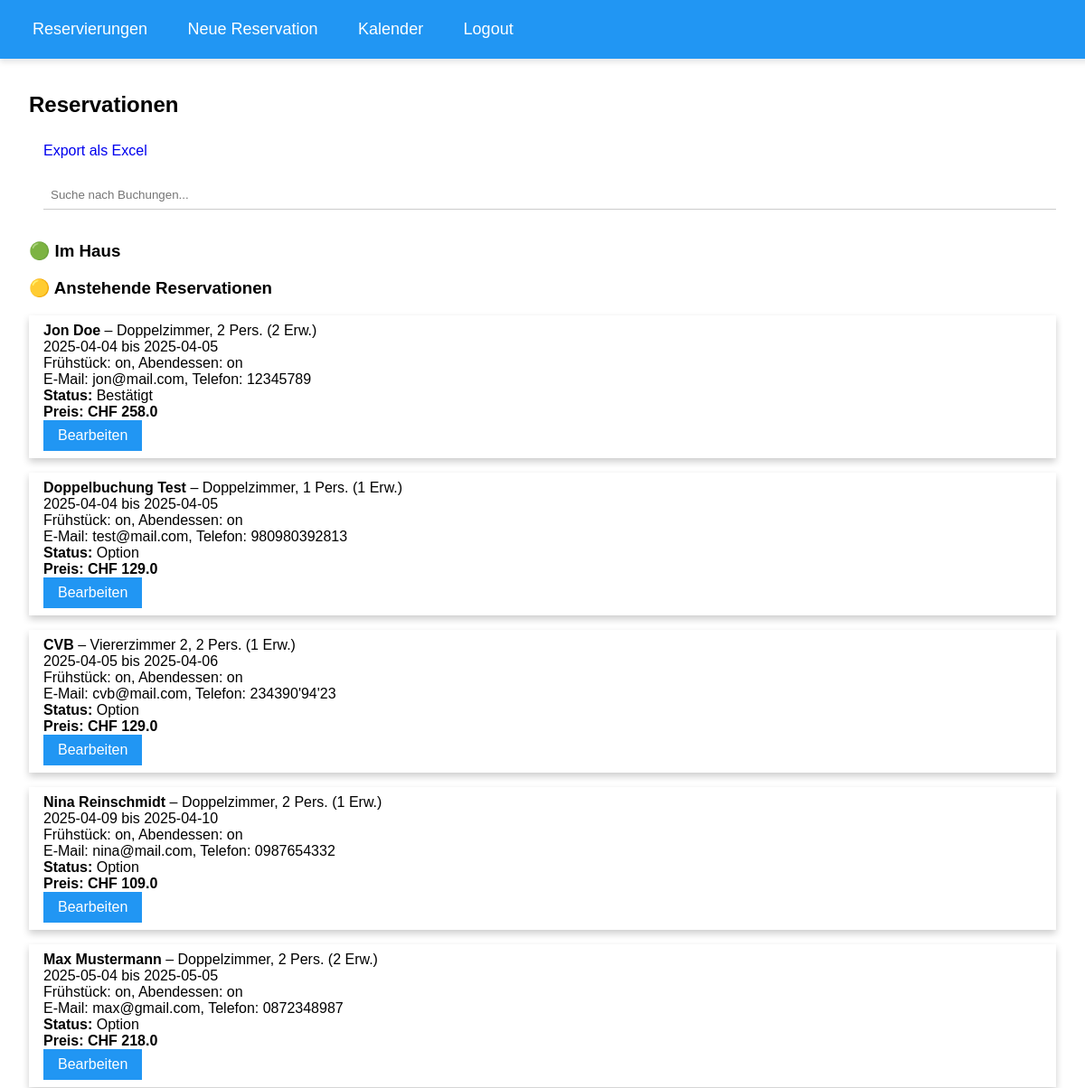
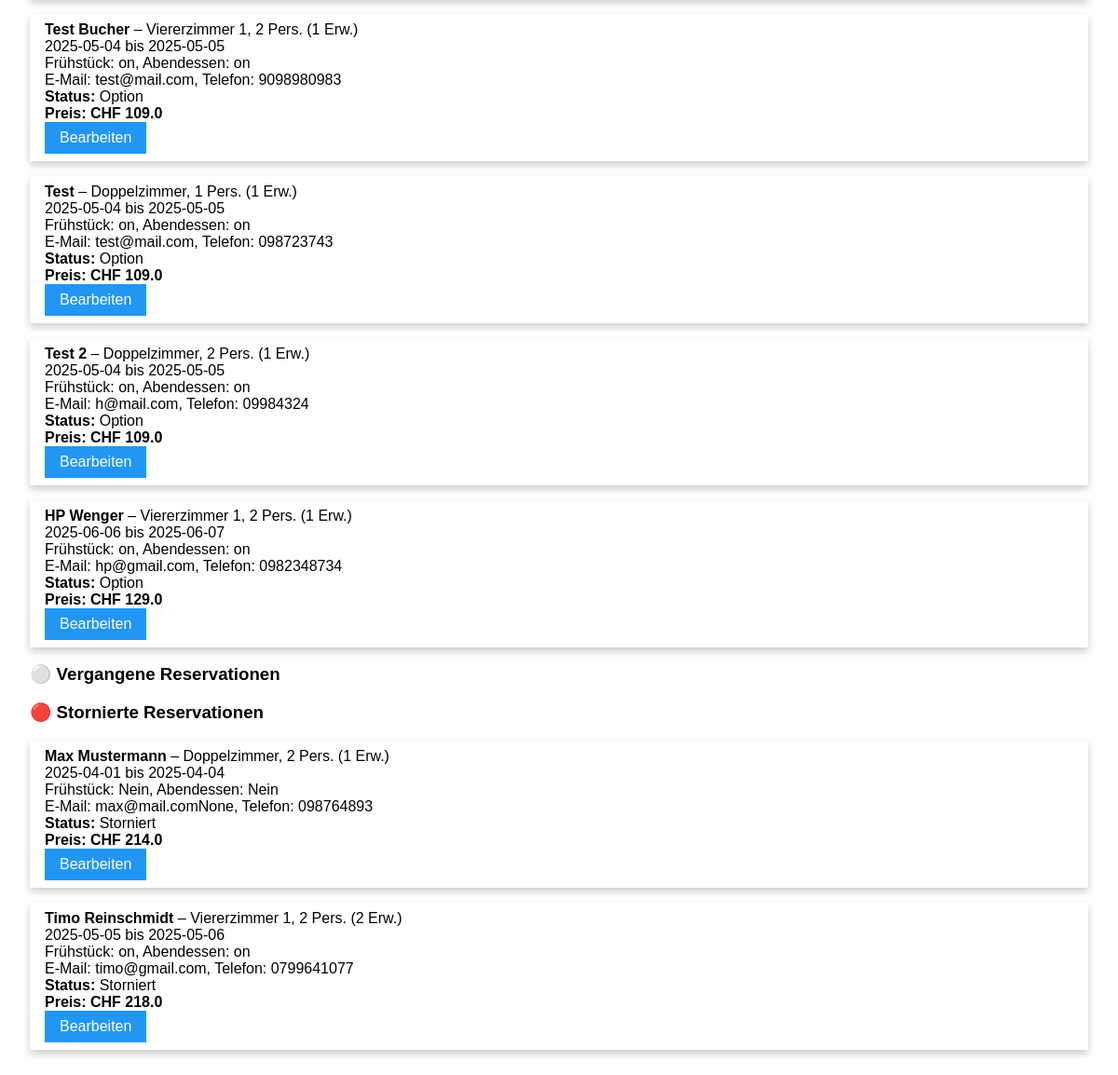
The page / (signed in) on the database its author committed (2 pictures, top to bottom).
### tables this page shows
CREATE TABLE bookings (
    id TEXT PRIMARY KEY,
    name TEXT,
    birthdate TEXT,
    room TEXT,
    guests INTEGER,
    arrival TEXT,
    departure TEXT,
    breakfast TEXT,
    dinner TEXT,
    email TEXT,
    phone TEXT,
    status TEXT DEFAULT 'Option'
);

### app.py (the view)
@app.route('/')
def index():
    if not session.get('user_id'):
        return redirect(url_for('login'))
    db = get_db()
    cur = db.execute('SELECT * FROM bookings ORDER BY arrival')
    bookings = cur.fetchall()
    today = date.today()
    lists = {
        'in_house': [],
        'upcoming': [],
        'past': [],
        'cancelled': []
    }
    for b in bookings:
        age_text, (erw, kind, baby) = get_age_distribution(b['id'], b['birthdate'])
        price = calculate_price(b['arrival'], b['departure'], erw, kind, baby, b['dinner'], b['breakfast'])
        enriched = dict(b, age_group=age_text, total_price=price)
        arrival = datetime.strptime(b['arrival'], "%Y-%m-%d").date()
        departure = datetime.strptime(b['departure'], "%Y-%m-%d").date()
        if b['status'] == 'Storniert':
            lists['cancelled'].append(enriched)
        elif arrival <= today < departure:
            lists['in_house'].append(enriched)
        elif arrival > today:
            lists['upcoming'].append(enriched)
        else:
            lists['past'].append(enriched)
    return render_template('index.html', lists=lists)

### app.py (called while the page is built)
def get_db():
    db = getattr(g, '_database', None)
    if db is None:
        db = g._database = sqlite3.connect(DATABASE)
        db.row_factory = sqlite3.Row
    return db

@app.teardown_appcontext
def close_connection(exception):
    db = getattr(g, '_database', None)
    if db is not None:
        db.close()

def get_age_distribution(booking_id, main_birthdate):
    today = date.today()
    ages = []
    if main_birthdate:
        ages.append(datetime.strptime(main_birthdate, "%Y-%m-%d").date())
    db = get_db()
    guests = db.execute('SELECT birthdate FROM guests WHERE booking_id = ?', (booking_id,)).fetchall()
    for g in guests:
        if g['birthdate']:
            ages.append(datetime.strptime(g['birthdate'], "%Y-%m-%d").date())
    erw, kind, baby = 0, 0, 0
    for b in ages:
        age = (today - b).days // 365
        if age >= 16:
            erw += 1
        elif age >= 6:
            kind += 1
        else:
            baby += 1
    result = []
    if erw: result.append(f"{erw} Erw.")
    if kind: result.append(f"{kind} Kind")
    if baby: result.append(f"{baby} Baby")
    return ', '.join(result), (erw, kind, baby)

def calculate_price(arrival, departure, erw, kind, baby, dinner, breakfast):
    total = 0
    d1 = datetime.strptime(arrival, "%Y-%m-%d")
    d2 = datetime.strptime(departure, "%Y-%m-%d")
    for i in range((d2 - d1).days):
        day = d1 + timedelta(days=i)
        weekday = day.weekday()  # 0 = Montag, 6 = Sonntag
        if weekday in [4, 5]:  # Freitag & Samstag
            total += erw * 90 + kind * 70
        else:  # Sonntag bis Donnerstag
            total += erw * 70 + kind * 50
    total += erw * 4 + kind * 1.5
    if dinner in ['on', 'Ja']:
        total += erw * 35 + (kind + baby) * 20
    return round(total, 2)

### templates/index.html (shortened to what this page needs)
{% extends "base.html" %}
{% block content %}
    <h2>Reservationen</h2>
    <a href="/export" class="w3-button w3-green w3-margin-bottom">Export als Excel</a>
    <div class="w3-container w3-margin-bottom">
        <input type="text" id="searchInput" class="w3-input w3-border" placeholder="Suche nach Buchungen...">
    </div>
    <h3 class="w3-text-teal">🟢 Im Haus</h3>
    <h3 class="w3-text-green">🟡 Anstehende Reservationen</h3>
    {% for booking in lists.upcoming %}
        {% include 'partials/booking_card.html' %}
    {% endfor %}
    <h3 class="w3-text-gray">⚪ Vergangene Reservationen</h3>
    <h3 class="w3-text-red">🔴 Stornierte Reservationen</h3>
    {% for booking in lists.cancelled %}
        {% include 'partials/booking_card.html' %}
    {% endfor %}
{% endblock %}

### templates/partials/booking_card.html
<div class="booking-card w3-card w3-padding w3-margin-bottom w3-white">
    <b>{{ booking.name }}</b> – {{ booking.room }}, {{ booking.guests }} Pers. ({{ booking.age_group }})<br>
    {{ booking.arrival }} bis {{ booking.departure }}<br>
    Frühstück: {{ booking.breakfast }}, Abendessen: {{ booking.dinner }}<br>
    E-Mail: {{ booking.email or '–' }}, Telefon: {{ booking.phone or '–' }}<br>
    <b>Status:</b> {{ booking.status or 'Option' }}<br>
    <b>Preis: CHF {{ booking.total_price }}</b><br>
    <a href="/edit/{{ booking.id }}" class="w3-button w3-blue w3-small w3-margin-top">Bearbeiten</a>
</div>

### static/w3.css (style rules this page uses)
body { font-family: Verdana, sans-serif; padding-top: 50px; margin: 0 }
.w3-container { padding: 0.01em 16px }
.w3-white { background-color: #fff !important }
.w3-blue { color: #fff !important; background-color: #2196F3 !important }
.w3-padding { padding: 8px 16px !important }
.w3-margin-bottom { margin-bottom: 16px !important }
.w3-input { padding: 8px; display: block; border: none; border-bottom: 1px solid #ccc; width: 100% }
.w3-button { border: none; display: inline-block; padding: 8px 16px; vertical-align: middle; overflow: hidden; text-decoration: none !important }
.w3-card-4, .w3-card { box-shadow: 0 4px 8px 0 rgba(0, 0, 0, 0.2) }

### rows shown on the page
bookings: name "Jon Doe", room "Doppelzimmer", guests "2", age_group "2 Erw.", arrival "2025-04-04", departure "2025-04-05", breakfast "on", dinner "on", email "jon@mail.com", phone "12345789", status "Bestätigt", total_price "258.0"
bookings: name "Doppelbuchung Test", room "Doppelzimmer", guests "1", age_group "1 Erw.", arrival "2025-04-04", departure "2025-04-05", breakfast "on", dinner "on", email "test@mail.com", phone "980980392813", status "Option", total_price "129.0"
bookings: name "CVB", room "Viererzimmer 2", guests "2", age_group "1 Erw.", arrival "2025-04-05", departure "2025-04-06", breakfast "on", dinner "on", email "cvb@mail.com", phone "234390'94'23", status "Option", total_price "129.0"
bookings: name "Nina Reinschmidt", room "Doppelzimmer", guests "2", age_group "1 Erw.", arrival "2025-04-09", departure "2025-04-10", breakfast "on", dinner "on", email "nina@mail.com", phone "0987654332", status "Option", total_price "109.0"
bookings: name "Max Mustermann", room "Doppelzimmer", guests "2", age_group "2 Erw.", arrival "2025-05-04", departure "2025-05-05", breakfast "on", dinner "on", email "max@gmail.com", phone "0872348987", status "Option", total_price "218.0"
bookings: name "Test Bucher", room "Viererzimmer 1", guests "2", age_group "1 Erw.", arrival "2025-05-04", departure "2025-05-05", breakfast "on", dinner "on", email "test@mail.com", phone "9098980983", status "Option", total_price "109.0"
bookings: name "Test", room "Doppelzimmer", guests "1", age_group "1 Erw.", arrival "2025-05-04", departure "2025-05-05", breakfast "on", dinner "on", email "test@mail.com", phone "098723743", status "Option", total_price "109.0"
bookings: name "Test 2", room "Doppelzimmer", guests "2", age_group "1 Erw.", arrival "2025-05-04", departure "2025-05-05", breakfast "on", dinner "on", email "h@mail.com", phone "09984324", status "Option", total_price "109.0"
bookings: name "HP Wenger", room "Viererzimmer 1", guests "2", age_group "1 Erw.", arrival "2025-06-06", departure "2025-06-07", breakfast "on", dinner "on", email "hp@gmail.com", phone "0982348734", status "Option", total_price "129.0"
bookings: name "Max Mustermann", room "Doppelzimmer", guests "2", age_group "1 Erw.", arrival "2025-04-01", departure "2025-04-04", breakfast "Nein", dinner "Nein", email "max@mail.comNone", phone "098764893", status "Storniert", total_price "214.0"
bookings: name "Timo Reinschmidt", room "Viererzimmer 1", guests "2", age_group "2 Erw.", arrival "2025-05-05", departure "2025-05-06", breakfast "on", dinner "on", email "timo@gmail.com", phone "0799641077", status "Storniert", total_price "218.0"
